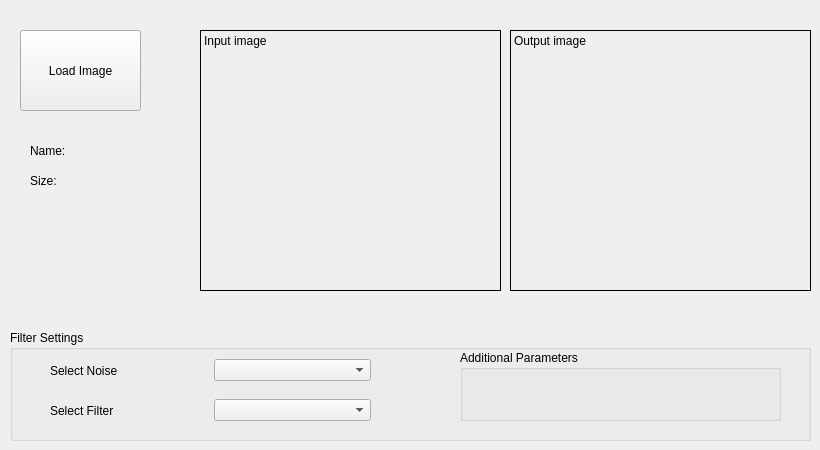
    <widget class="QWidget" name="tab_filters">
     <attribute name="title">
      <string>Filters</string>
     </attribute>
     <widget class="QLabel" name="label_filters_input">
      <property name="geometry">
       <rect>
        <x>200</x>
        <y>30</y>
        <width>301</width>
        <height>261</height>
       </rect>
      </property>
      <property name="frameShape">
       <enum>QFrame::Box</enum>
      </property>
      <property name="text">
       <string>Input image</string>
      </property>
      <property name="alignment">
       <set>Qt::AlignLeading|Qt::AlignLeft|Qt::AlignTop</set>
      </property>
     </widget>
     <widget class="QLabel" name="label_filters_output">
      <property name="geometry">
       <rect>
        <x>510</x>
        <y>30</y>
        <width>301</width>
        <height>261</height>
       </rect>
      </property>
      <property name="frameShape">
       <enum>QFrame::Box</enum>
      </property>
      <property name="text">
       <string>Output image</string>
      </property>
      <property name="textFormat">
       <enum>Qt::PlainText</enum>
      </property>
      <property name="alignment">
       <set>Qt::AlignLeading|Qt::AlignLeft|Qt::AlignTop</set>
      </property>
     </widget>
     <widget class="QPushButton" name="pushButton_filters_load">
      <property name="geometry">
       <rect>
        <x>20</x>
        <y>30</y>
        <width>121</width>
        <height>81</height>
       </rect>
      </property>
      <property name="text">
       <string>Load Image</string>
      </property>
     </widget>
     <widget class="QLabel" name="label">
      <property name="geometry">
       <rect>
        <x>30</x>
        <y>140</y>
        <width>71</width>
        <height>21</height>
       </rect>
      </property>
      <property name="text">
       <string>Name:</string>
      </property>
     </widget>
     <widget class="QLabel" name="label_2">
      <property name="geometry">
       <rect>
        <x>30</x>
        <y>170</y>
        <width>71</width>
        <height>21</height>
       </rect>
      </property>
      <property name="text">
       <string>Size:</string>
      </property>
     </widget>
     <widget class="QGroupBox" name="groupBox">
      <property name="geometry">
       <rect>
        <x>10</x>
        <y>330</y>
        <width>801</width>
        <height>111</height>
       </rect>
      </property>
      <property name="title">
       <string>Filter Settings</string>
      </property>
      <widget class="QWidget" name="horizontalLayoutWidget">
       <property name="geometry">
        <rect>
         <x>40</x>
         <y>60</y>
         <width>321</width>
         <height>41</height>
        </rect>
       </property>
       <layout class="QHBoxLayout" name="horizontalLayout">
        <item>
         <widget class="QLabel" name="label_3">
          <property name="text">
           <string>Select Filter</string>
          </property>
         </widget>
        </item>
        <item>
         <widget class="QComboBox" name="comboBox">
          <item>
           <property name="text">
            <string/>
           </property>
          </item>
          <item>
           <property name="text">
            <string>Average filters</string>
           </property>
          </item>
          <item>
           <property name="text">
            <string>Gaussian filter</string>
           </property>
          </item>
          <item>
           <property name="text">
            <string>median filter</string>
           </property>
          </item>
          <item>
           <property name="text">
            <string>Sobel edge detector</string>
           </property>
          </item>
          <item>
           <property name="text">
            <string>Roberts edge detector</string>
           </property>
          </item>
          <item>
           <property name="text">
            <string>Prewitt edge detector</string>
           </property>
          </item>
          <item>
           <property name="text">
            <string>canny edge detector</string>
           </property>
          </item>
         </widget>
        </item>
       </layout>
      </widget>
      <widget class="QGroupBox" name="groupBox_2">
       <property name="geometry">
        <rect>
         <x>450</x>
         <y>20</y>
         <width>321</width>
         <height>71</height>
        </rect>
       </property>
       <property name="title">
        <string>Additional Parameters</string>
       </property>
      </widget>
      <widget class="QWidget" name="horizontalLayoutWidget_2">
       <property name="geometry">
        <rect>
         <x>40</x>
         <y>20</y>
         <width>321</width>
         <height>41</height>
        </rect>
       </property>
       <layout class="QHBoxLayout" name="horizontalLayout_2">
        <item>
         <widget class="QLabel" name="label_4">
          <property name="text">
           <string>Select Noise</string>
          </property>
         </widget>
        </item>
        <item>
         <widget class="QComboBox" name="comboBox_2">
          <item>
           <property name="text">
            <string/>
           </property>
          </item>
          <item>
           <property name="text">
            <string>Uniform noise</string>
           </property>
          </item>
          <item>
           <property name="text">
            <string>Gaussian noise</string>
           </property>
          </item>
          <item>
           <property name="text">
            <string>Salt &amp; pepper noise</string>
           </property>
          </item>
         </widget>
        </item>
       </layout>
      </widget>
     </widget>
    </widget>
